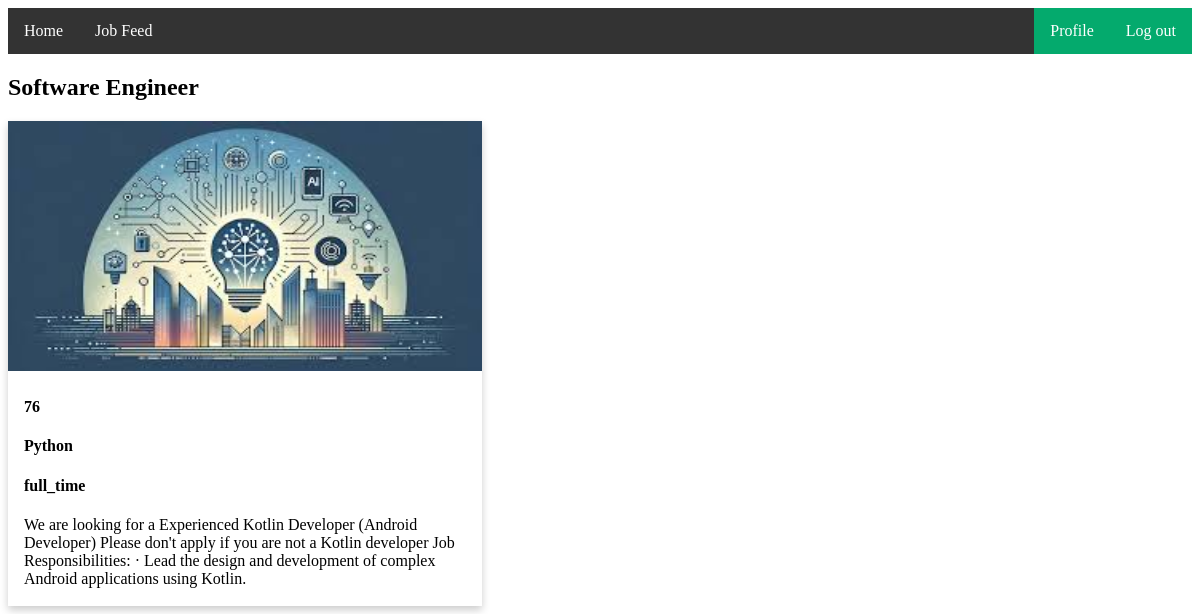
Screenshot of /jobFeed/ with the database file from the repository.
### myApp/models.py (models this page shows, shortened)
class JobModel(models.Model):
    JOB_TYPE_CHOICES=[
        ('full_time', 'Full Time'),
        ('part_time', 'Part Time'),
        ('contract', 'Contract'),
        ('internship', 'Internship'),
        ('temporary', 'Temporary'),
    ]
    user=models.ForeignKey(customUser,null=True,blank=True,on_delete=models.CASCADE)
    job_title = models.CharField(max_length=200, null=True, blank=True)
    vacancy = models.PositiveIntegerField( null=True, blank=True)
    skills = models. CharField(max_length=100,null=True, blank=True )
    category = models.CharField(max_length=50, choices=JOB_TYPE_CHOICES, null=True, blank=True)
    description = models.TextField(null=True, blank=True)
    job_Pic=models.ImageField(upload_to='Media/job_Pic',null=True)

### myProject/views.py (the view)
# urls.py: path("jobFeed/", jobFeed, name="jobFeed"),
def jobFeed(request):
    current_user=request.user
    jobs=JobModel.objects.all()
    context= {
        'jobs': jobs
    }
    return render(request,"jobFeed.html",context)

### Template/jobFeed.html (shortened to what this page needs)
{% extends 'base.html' %}
{% block body %}
{% for i in jobs %}
<!DOCTYPE html>
<html>
<head>
</head>
<body>
<h2>{{i.job_title}}</h2>
<div class="card">
  <img src="/{{i.job_Pic}}" height="250 px" width="100 px" alt="Avatar" style="width:100%">
  <div class="container">
    <h4><b>{{i.vacancy}}</b></h4>
    <h4><b>{{i.skills}}</b></h4>
    <h4><b>{{i.category}}</b></h4>
    <p>{{i.description}}</p>
  </div>
</div>
</body>
</html>
{% endfor %}
{% endblock body %}

### Template/base.html (shortened to what this page needs)
<!DOCTYPE html>
<html>
<head>
</head>
<body>
{% include 'navbar.html' %}
{% block body %}
{% endblock body %}
</body>
</html>

### Template/navbar.html
<ul>
    <li><a href=" {% url 'homePage' %} ">Home</a></li>
    <li><a href=" {% url 'jobFeed' %} ">Job Feed</a></li>
    <li style="float:right"><a class="active" href=" {% url 'logoutPage' %} ">Log out</a></li>
    <li style="float:right"><a class="active" href=" {% url 'profilePage' %} ">Profile</a></li>
  </ul>

### Template/base.html (style rules this page uses)
ul { list-style-type: none; margin: 0; padding: 0; overflow: hidden; background-color: #333; }
li { float: left; }
li a { display: block; color: white; text-align: center; padding: 14px 16px; text-decoration: none; }
.active { background-color: #04AA6D; }

### Template/jobFeed.html (style rules this page uses)
.card { box-shadow: 0 4px 8px 0 rgba(0,0,0,0.2); transition: 0.3s; width: 40%; }
.container { padding: 2px 16px; }

### rows the page displays
JobModel: job_title "Software Engineer", job_Pic (picture), vacancy "76", skills "Python", category "full_time", description "We are looking for a Experienced Kotlin Developer (Android Developer) Please don't apply if you are not a Kotlin developer Job Responsibilities: · Lead the design and development of complex Android applications using Kotlin."
